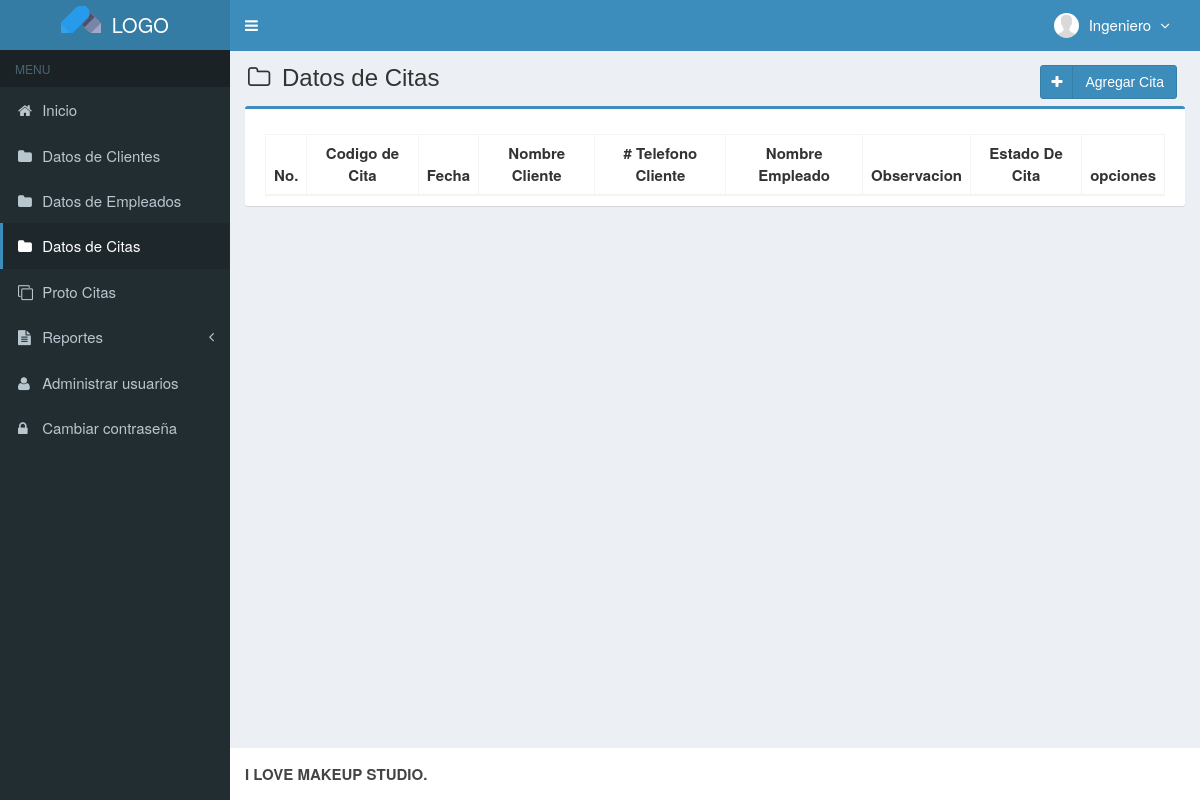
Page /main.php?module=mod_citas (signed in) on the earlier database version.
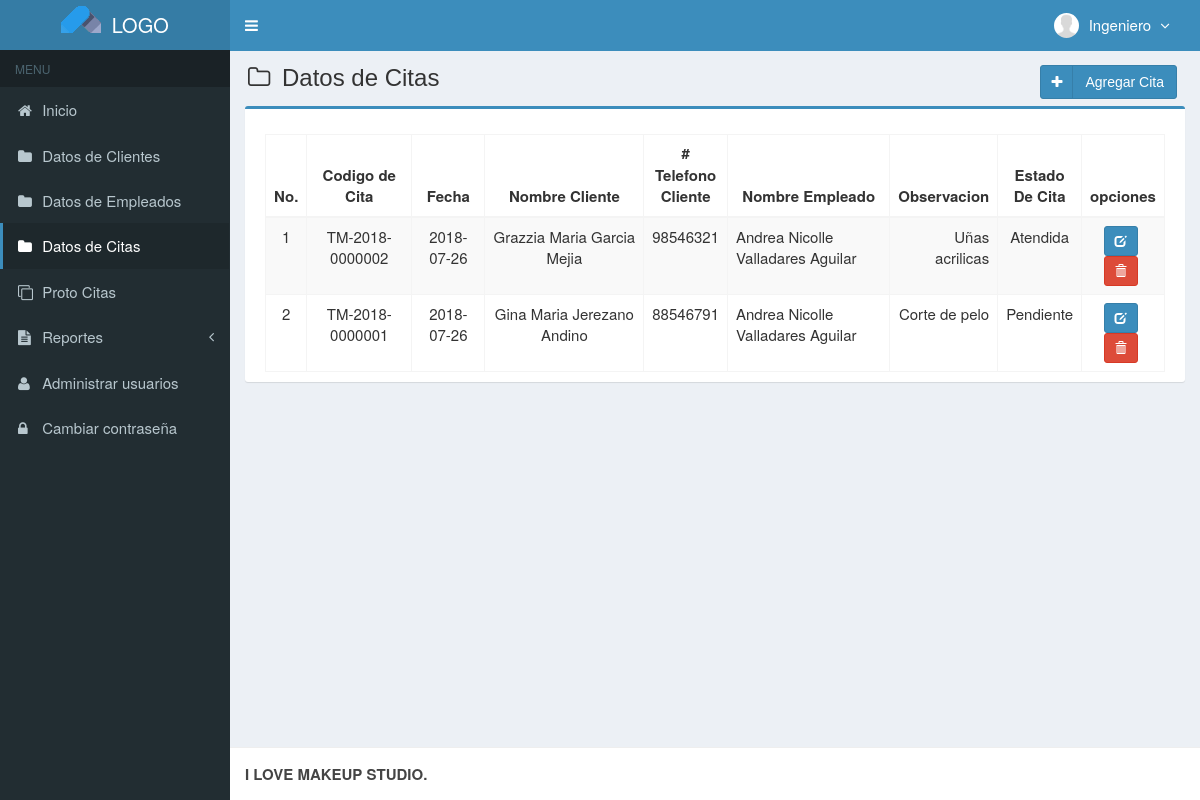
Same page on the later database version.
### tables this page shows
CREATE TABLE `citas` (
  `codigo_cita` varchar(15) NOT NULL,
  `fecha` date NOT NULL,
  `observacion` varchar(150) NOT NULL,
  `codigo_cliente` varchar(7) NOT NULL,
  `codigo_empleado` varchar(7) NOT NULL,
  `created_user` int(3) NOT NULL,
  `created_date` timestamp NOT NULL DEFAULT CURRENT_TIMESTAMP ON UPDATE CURRENT_TIMESTAMP,
  `estado_cita` enum('Pendiente','Atendida') NOT NULL
);

CREATE TABLE `clientes` (
  `codigo_cliente` varchar(7) NOT NULL,
  `primerNombre` varchar(50) NOT NULL,
  `segundoNombre` varchar(50) NOT NULL,
  `primerApellido` varchar(50) NOT NULL,
  `segundoApellido` varchar(50) NOT NULL,
  `telefono` int(8) NOT NULL,
  `created_user` int(3) NOT NULL,
  `created_date` timestamp NOT NULL DEFAULT CURRENT_TIMESTAMP,
  `updated_user` int(3) NOT NULL,
  `updated_date` timestamp NOT NULL DEFAULT CURRENT_TIMESTAMP ON UPDATE CURRENT_TIMESTAMP
);

CREATE TABLE `empleados` (
  `codigo_empleado` varchar(7) NOT NULL,
  `primerNombre_e` varchar(50) NOT NULL,
  `segundoNombre_e` varchar(50) NOT NULL,
  `primerApellido_e` varchar(50) NOT NULL,
  `segundoApellido_e` varchar(50) NOT NULL,
  `telefono_e` int(8) NOT NULL,
  `identidad` int(15) NOT NULL,
  `email` varchar(50) NOT NULL,
  `created_user` int(3) NOT NULL,
  `created_date` timestamp NOT NULL DEFAULT CURRENT_TIMESTAMP,
  `updated_user` int(3) NOT NULL,
  `updated_date` timestamp NOT NULL DEFAULT CURRENT_TIMESTAMP ON UPDATE CURRENT_TIMESTAMP
);

### modulos/mod_citas/view.php (the view, shortened to what this page needs)
<section class="content-header">
  <h1>
    <i class="fa fa-folder-o icon-title"></i> Datos de Citas
    <a class="btn btn-primary btn-social pull-right" href="?module=form_mod_citas&form=add" title="agregar" data-toggle="tooltip">
      <i class="fa fa-plus"></i> Agregar Cita
    </a>
  </h1>
</section>
<section class="content">
  <div class="row">
    <div class="col-md-12">
      <div class="box box-primary">
        <div class="box-body">
          <table id="dataTables1" class="table table-bordered table-striped table-hover">
            <thead>
              <tr>
                <th class="center">No.</th>
                <th class="center">Codigo de Cita</th>
                <th class="center">Fecha</th>
                <th class="center">Nombre Cliente</th>
                <th class="center"># Telefono Cliente</th>
                <th class="center">Nombre Empleado</th>
				        <th class="center">Observacion</th>
                <th class="center">Estado De Cita</th>
                <th class="center">opciones</th>
              </tr>
            </thead>
            <tbody>
            <?php
            $no = 1;
            $query = mysqli_query($mysqli, "SELECT a.estado_cita, a.codigo_cita,a.fecha,a.codigo_cliente,a.observacion,b.codigo_cliente,b.primerNombre,b.segundoNombre,b.primerApellido,
                                            b.segundoApellido,b.telefono ,c.codigo_empleado,c.primerNombre_e,c.segundoNombre_e,c.primerApellido_e,c.segundoApellido_e
                                            FROM clientes as b INNER JOIN citas as a ON b.codigo_cliente=a.codigo_cliente
                                            INNER JOIN empleados as c ON a.codigo_empleado=c.codigo_empleado ORDER BY codigo_cita DESC")
                                            or die('error '.mysqli_error($mysqli));
            while ($data = mysqli_fetch_assoc($query)) {
              $fecha         = $data['fecha'];
              echo "<tr>
                      <td width='15' class='center'>$no</td>
                      <td width='120' class='center'>$data[codigo_cita]</td>
                      <td width='80' class='center'>$fecha</td>
                      <td width='200' class='center'>$data[primerNombre] $data[segundoNombre] $data[primerApellido] $data[segundoApellido]</td>
                      <td width='80' class='center'>$data[telefono]</td>
                      <td width='200'>$data[primerNombre_e] $data[segundoNombre_e] $data[primerApellido_e] $data[segundoApellido_e]</td>
                      <td width='100' align='right'>$data[observacion]</td>
                      <td width='80' class='center'>$data[estado_cita]</td>
                      <td class='center' width='80'>
                        <div>
                          <a data-toggle='tooltip' data-placement='top' title='modificar' style='margin-right:5px' class='btn btn-primary btn-sm' href='?module=form_mod_citas&form=edit&id=$data[codigo_cita]'>
                              <i style='color:#fff' class='glyphicon glyphicon-edit'></i>
                          </a>";
            ?>
                          <a data-toggle="tooltip" data-placement="top" title="Eliminar" style="margin-right:5px" class="btn btn-danger btn-sm" href="modulos/mod_citas/proses.php?act=delete&id=<?php echo $data['codigo_cita'];?>" onclick="return confirm('Esta seguro de eliminar la Cita <?php echo $data['estado_cita']; ?> ?');">
                              <i style="color:#fff" class="glyphicon glyphicon-trash"></i>
                          </a>
            <?php
              echo "    </div>
                      </td>
                    </tr>";
              $no++;
            }
            ?>
            </tbody>
          </table>
        </div>
      </div>
    </div>
  </div>
</section><!-- /.content

Differences in the rows shown:
added citas: codigo_cita "TM-2018-0000002", fecha "2018-07-26", codigo_cliente.primerNombre "Grazzia", codigo_cliente.segundoNombre "Maria", codigo_cliente.primerApellido "Garcia", codigo_cliente.segundoApellido "Mejia", codigo_cliente.telefono "98546321", codigo_empleado.primerNombre_e "Andrea", codigo_empleado.segundoNombre_e "Nicolle", codigo_empleado.primerApellido_e "Valladares", codigo_empleado.segundoApellido_e "Aguilar", observacion "Uñas acrilicas", estado_cita "Atendida"
added citas: codigo_cita "TM-2018-0000001", fecha "2018-07-26", codigo_cliente.primerNombre "Gina", codigo_cliente.segundoNombre "Maria", codigo_cliente.primerApellido "Jerezano", codigo_cliente.segundoApellido "Andino", codigo_cliente.telefono "88546791", codigo_empleado.primerNombre_e "Andrea", codigo_empleado.segundoNombre_e "Nicolle", codigo_empleado.primerApellido_e "Valladares", codigo_empleado.segundoApellido_e "Aguilar", observacion "Corte de pelo", estado_cita "Pendiente"
